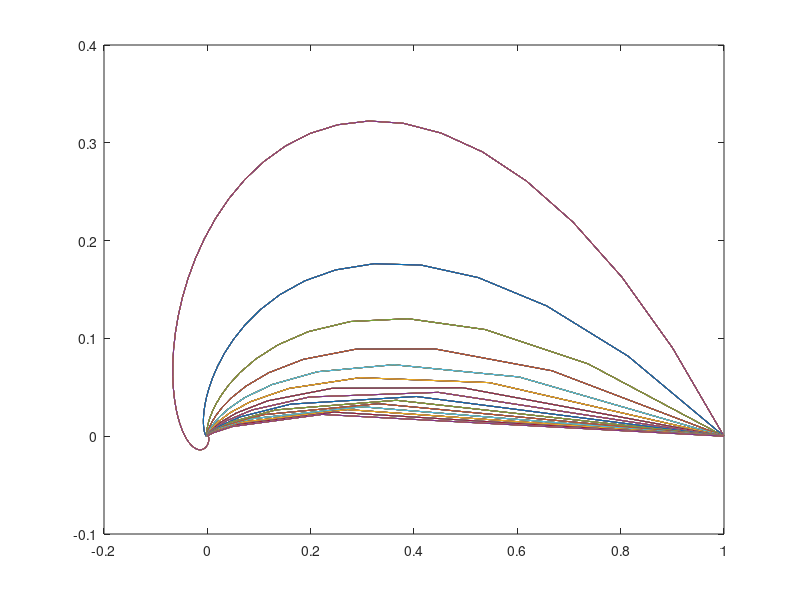

The MATLAB script that drew this image:
close all; clear all; clc;

T = linspace(0, 100, 1001);
a = linspace(-1, -15, 15);
b = linspace(1, 1, 11);

for i = 1:max(size(a))
   for k = 1:max(size(b))
      z  = exp((a(i) + j*b(k))*T);
      R  = real(z);
      Im = imag(z);
      plot(R, Im); hold on;
   end
end